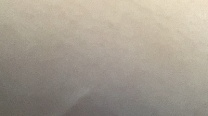
#> input picture data/images/88cf9ceb82794b658269ed7fbb85f282.jpg, 208 x 116 px; its folder holds only this picture in this run
$ python -i analysis.py   (imports and definitions only)   (older library calls are emulated)
#> lines starting #> are read from the running program, lines starting #| are printed output that depends on the picture; after the words box and inside, x2 and y2 are one past the last pixel; in counts of white or black regions, pixels touching at a corner belong together
#> further down, picture is the input picture: shape (116, 208, 3); mean B, G, R 144.6, 157.5, 166.1
import io
import json
import re
from statistics import mean

import cv2
import numpy as np
from google import genai
from google.genai import types
from PIL import Image, ImageOps

MODEL = "gemini-2.5-flash"  # free tier via Google AI Studio; change if needed
_client = None


# [5 lines left out: function client, not called in this run]


# ---------- image loading / prep ----------

def load_bgr(file_bytes: bytes) -> np.ndarray:
    img = ImageOps.exif_transpose(Image.open(io.BytesIO(file_bytes))).convert("RGB")
    return cv2.cvtColor(np.array(img), cv2.COLOR_RGB2BGR)


# [31 lines left out: functions center_crop, to_jpeg_bytes, quality_warnings, not called in this run]


# ---------- classical CV: redness + area ----------

def cv_metrics(img: np.ndarray) -> dict:
    """Redness = how much redder the affected region is than the surrounding skin,
    measured on the a* channel of Lab (higher a* = redder). Area = fraction of the
    frame that is segmented as affected."""
    h, w = img.shape[:2]
#> h = 116; w = 208
    small = cv2.resize(img, (640, max(1, int(640 * h / w))))
    a = cv2.cvtColor(small, cv2.COLOR_BGR2LAB)[:, :, 1]
    a_blur = cv2.GaussianBlur(a, (9, 9), 0)

    # Otsu splits "redder" pixels from "less red" pixels
    _, mask = cv2.threshold(a_blur, 0, 255, cv2.THRESH_BINARY + cv2.THRESH_OTSU)
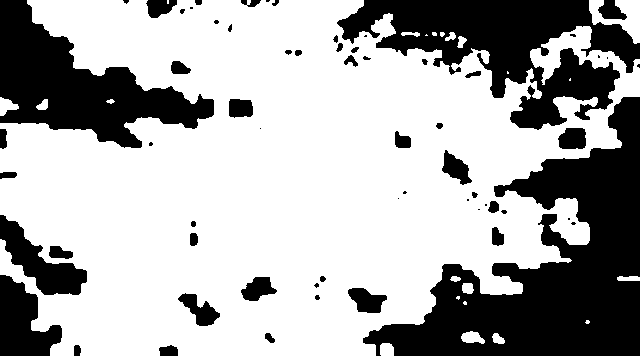
#> mask: shape (356, 640); 67.4% white; 63 black regions (21 under 20 px), largest, box (x1, y1, x2, y2) and area: (363, 97, 640, 356) 30225, (337, 0, 640, 130) 17939, (0, 0, 214, 148) 13910
    mask = cv2.morphologyEx(mask, cv2.MORPH_OPEN, np.ones((5, 5), np.uint8)).astype(bool)
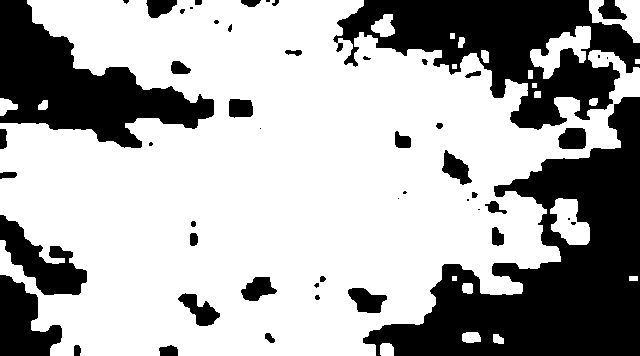
#> mask: shape (356, 640) bool; 66.9% white; 52 black regions (16 under 20 px), largest, box (x1, y1, x2, y2) and area: (363, 97, 640, 356) 30488, (333, 0, 640, 130) 18779, (0, 0, 214, 148) 13984

    empty = {"redness_delta": 0.0, "area_pct": 0.0, "redness_score": 0.0}
    if mask.sum() < 50 or (~mask).sum() < 50:
        return empty

    delta = float(a[mask].mean() - a[~mask].mean())
#> delta = 1.52
    if delta < 4:  # no meaningful contrast, so no clear lesion
        return empty

    return {
        "redness_delta": round(delta, 2),
        "area_pct": round(float(mask.mean() * 100), 2),
        "redness_score": round(float(np.clip(delta / 25 * 10, 0, 10)), 2),  # 0-10
    }


# ---------- vision LLM scoring ----------

RUBRIC = """You are helping track eczema (atopic dermatitis) over time from photos.
Score ONLY what is visible in the image on a 0-10 scale (0 = none, 3 = mild, 6 = moderate, 10 = severe):
- redness: erythema. On darker skin tones this may look violet, brown or dark gray rather than red, so score the inflammation, not the literal color.
- scaling: dryness, flaking, roughness, thickened skin
- excoriation: scratch marks, broken skin

Also report:
- oozing_or_crusting: true if there is weeping, yellow crusting or pus-like material
- note: one short, neutral sentence describing what you see

If the image does not show skin or is unusable, return {"error": "<reason>"}.
Return ONLY valid JSON, no markdown, in this shape:
{"redness": 0, "scaling": 0, "excoriation": 0, "oozing_or_crusting": false, "note": ""}"""


def _parse_json(text: str) -> dict:
    text = re.sub(r"```(?:json)?", "", text).strip()
    return json.loads(text[text.index("{"): text.rindex("}") + 1])


# [66 lines left out: functions llm_score, severity, verdict, summarize, not called in this run]

>>> import cv2
>>> picture = cv2.imread('data/images/88cf9ceb82794b658269ed7fbb85f282.jpg')
>>> result = cv_metrics(picture)
#> result = {'redness_delta': 0, 'area_pct': 0, 'redness_score': 0}

$ run again, on data/images/93e8ef697aba499ab42d1391eea0dcb0.jpg
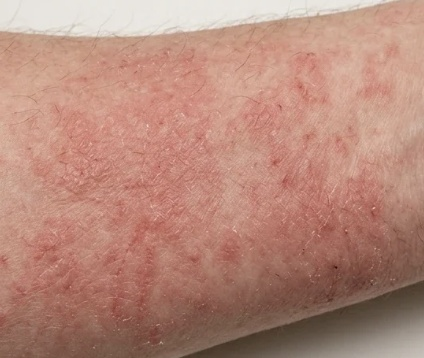
#> input picture data/images/93e8ef697aba499ab42d1391eea0dcb0.jpg, 424 x 358 px
#> picture is the input picture: shape (358, 424, 3); mean B, G, R 122.5, 137.2, 182.6
#> in cv_metrics, `a = cv2.cvtColor(small, cv2.COLOR_BGR2LAB)[:, :, 1]`:
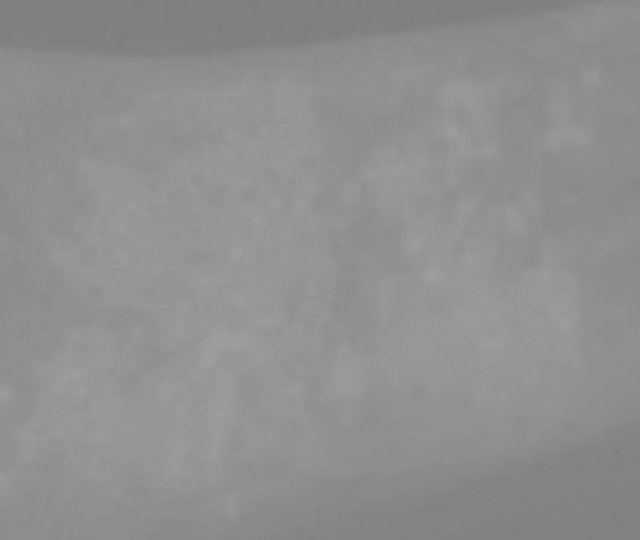
#> a: shape (540, 640); min 126, max 159, mean 143.5
#> in cv_metrics, `mask = cv2.morphologyEx(mask, cv2.MORPH_OPEN, np.ones((5, 5), np.uint8..`:
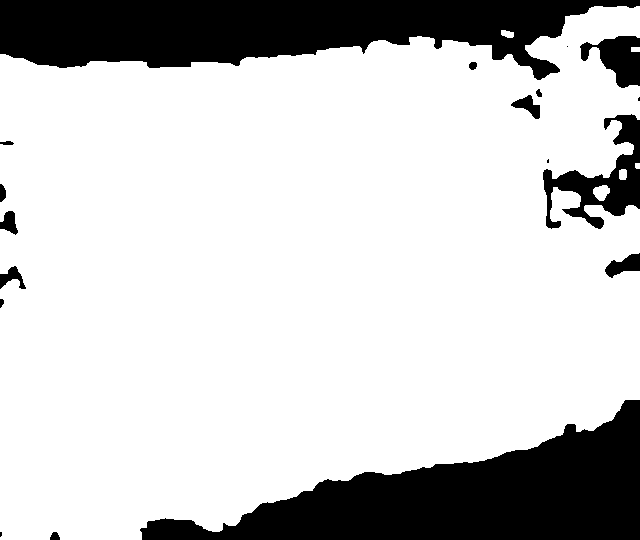
#> mask: shape (540, 640) bool; 79.2% white; 18 black regions (4 under 20 px), largest, box (x1, y1, x2, y2) and area: (140, 400, 640, 540) 32610, (0, 0, 640, 80) 31759, (543, 114, 640, 229) 4124
#> delta = 13.46
#> result = {'redness_delta': 13.46, 'area_pct': 79.19, 'redness_score': 5.38}

$ run again, on data/images/e556afb4e68e4ce1a6a246668b78ec96.jpg
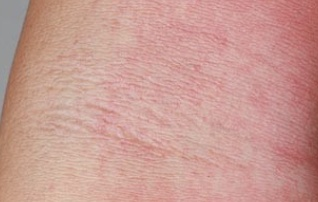
#> input picture data/images/e556afb4e68e4ce1a6a246668b78ec96.jpg, 318 x 202 px
#> picture is the input picture: shape (202, 318, 3); mean B, G, R 146.8, 154.9, 201.1
#> in cv_metrics, `a = cv2.cvtColor(small, cv2.COLOR_BGR2LAB)[:, :, 1]`:
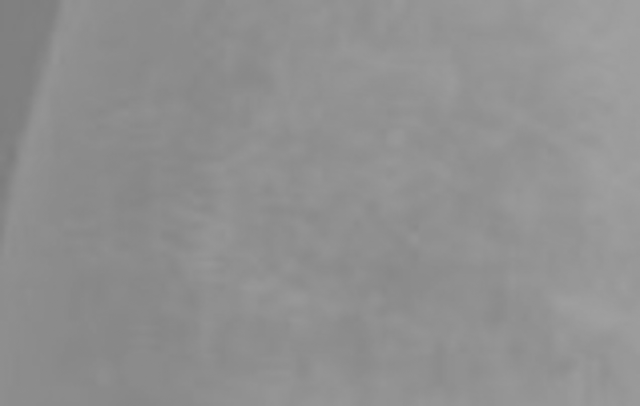
#> a: shape (406, 640); min 124, max 161, mean 144.1
#> in cv_metrics, `mask = cv2.morphologyEx(mask, cv2.MORPH_OPEN, np.ones((5, 5), np.uint8..`:
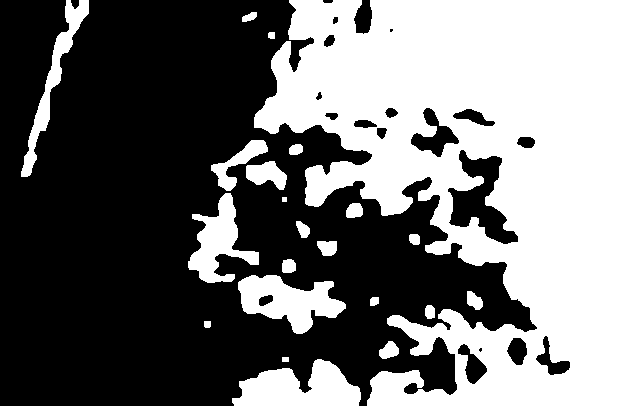
#> mask: shape (406, 640) bool; 44.9% white; 22 white regions, largest, box (x1, y1, x2, y2) and area: (254, 0, 640, 406) 100564, (232, 359, 361, 406) 3917, (238, 275, 346, 334) 3517
#> delta = 8.88
#> result = {'redness_delta': 8.88, 'area_pct': 44.86, 'redness_score': 3.55}
